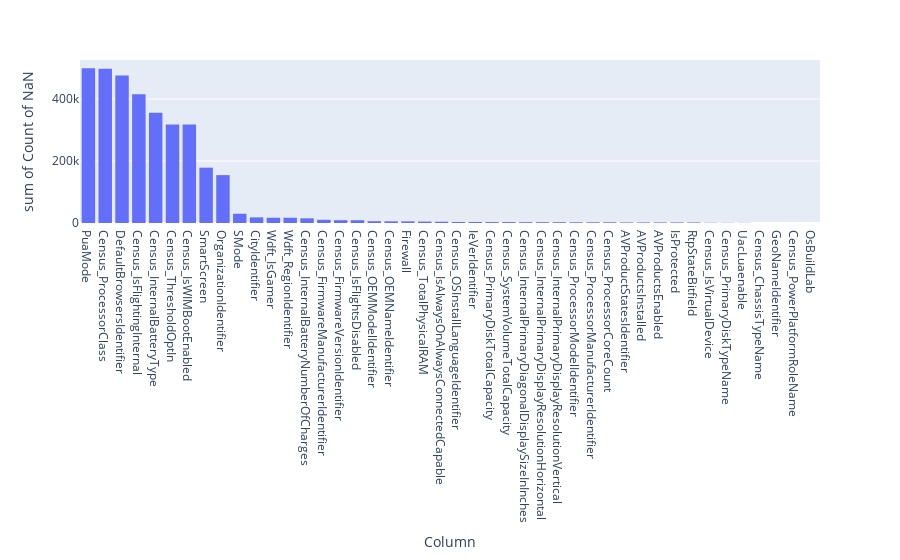

Notebook code cell kept with this figure:
### Code cell
px.histogram(nuls,x='Column',y='Count of NaN')

# aqui ya podemos ver qeu hay una serie de columnas (10 aprox) que tienen un numero de NA muy elevado asi que las eliminaremos del df. Fijaremos el punto de corte en los que tienen
# menos de 30.000 NaN

### Figure 1 — Plotly figure (JSON) as saved in the notebook; plotly's stock layout.template omitted (floating-point values rounded to 4 significant figures)
{"data": [{"alignmentgroup": "True", "bingroup": "x", "histfunc": "sum", "hovertemplate": "Column=%{x}<br>sum of Count of NaN=%{y}<extra></extra>", "legendgroup": "", "marker": {"color": "#636efa", "pattern": {"shape": ""}}, "name": "", "offsetgroup": "", "orientation": "v", "showlegend": false, "type": "histogram", "x": ["PuaMode", "Census_ProcessorClass", "DefaultBrowsersIdentifier", "Census_IsFlightingInternal", "Census_InternalBatteryType", "Census_ThresholdOptIn", "Census_IsWIMBootEnabled", "SmartScreen", "OrganizationIdentifier", "SMode", "CityIdentifier", "Wdft_IsGamer", "Wdft_RegionIdentifier", "Census_InternalBatteryNumberOfCharges", "Census_FirmwareManufacturerIdentifier", "Census_FirmwareVersionIdentifier", "Census_IsFlightsDisabled", "Census_OEMModelIdentifier", "Census_OEMNameIdentifier", "Firewall", "Census_TotalPhysicalRAM", "Census_IsAlwaysOnAlwaysConnectedCapable", "Census_OSInstallLanguageIdentifier", "IeVerIdentifier", "Census_PrimaryDiskTotalCapacity", "Census_SystemVolumeTotalCapacity", "Census_InternalPrimaryDiagonalDisplaySizeInInches", "Census_InternalPrimaryDisplayResolutionHorizontal", "Census_InternalPrimaryDisplayResolutionVertical", "Census_ProcessorModelIdentifier", "Census_ProcessorManufacturerIdentifier", "Census_ProcessorCoreCount", "AVProductStatesIdentifier", "AVProductsInstalled", "AVProductsEnabled", "IsProtected", "RtpStateBitfield", "Census_IsVirtualDevice", "Census_PrimaryDiskTypeName", "UacLuaenable", "Census_ChassisTypeName", "GeoNameIdentifier", "Census_PowerPlatformRoleName", "OsBuildLab", "Census_OSInstallTypeName", "Census_OSSkuName", "Census_OSWUAutoUpdateOptionsName", "Census_OSUILocaleIdentifier", "Census_IsPortableOperatingSystem", "Census_IsPenCapable", "Census_OSBuildRevision", "Census_GenuineStateName", "Census_ActivationChannel", "Census_IsTouchEnabled", "Census_FlightRing", "Census_IsSecureBootEnabled", "Census_OSEdition", "MachineIdentifier", "Census_OSBuildNumber", "OsVer", "EngineVersion", "AppVersion", "AvSigVersion", "IsBeta", "IsSxsPassiveMode", "HasTpm", "CountryIdentifier", "LocaleEnglishNameIdentifier", "Platform", "Processor", "OsBuild", "Census_OSBranch", "OsSuite", "OsPlatformSubRelease", "SkuEdition", "AutoSampleOptIn", "Census_MDC2FormFactor", "Census_DeviceFamily", "ProductName", "Census_HasOpticalDiskDrive", "Census_OSVersion", "Census_OSArchitecture", "HasDetections"], "xaxis": "x", "y": [499874, 497918, 475939, 415225, 355603, 318104, 317666, 178596, 154563, 29848, 18240, 16950, 16950, 15038, 10349, 9061, 8933, 5764, 5381, 5162, 4556, 4040, 3332, 3209, 2976, 2976, 2654, 2650, 2650, 2349, 2347, 2347, 1938, 1938, 1938, 1926, 1832, 901, 709, 623, 37, 16, 2, 1, 0, 0, 0, 0, 0, 0, 0, 0, 0, 0, 0, 0, 0, 0, 0, 0, 0, 0, 0, 0, 0, 0, 0, 0, 0, 0, 0, 0, 0, 0, 0, 0, 0, 0, 0, 0, 0, 0, 0], "yaxis": "y"}], "layout": {"barmode": "relative", "legend": {"tracegroupgap": 0}, "margin": {"t": 60}, "xaxis": {"anchor": "y", "domain": [0, 1], "title": {"text": "Column"}}, "yaxis": {"anchor": "x", "domain": [0, 1], "title": {"text": "sum of Count of NaN"}}}}
